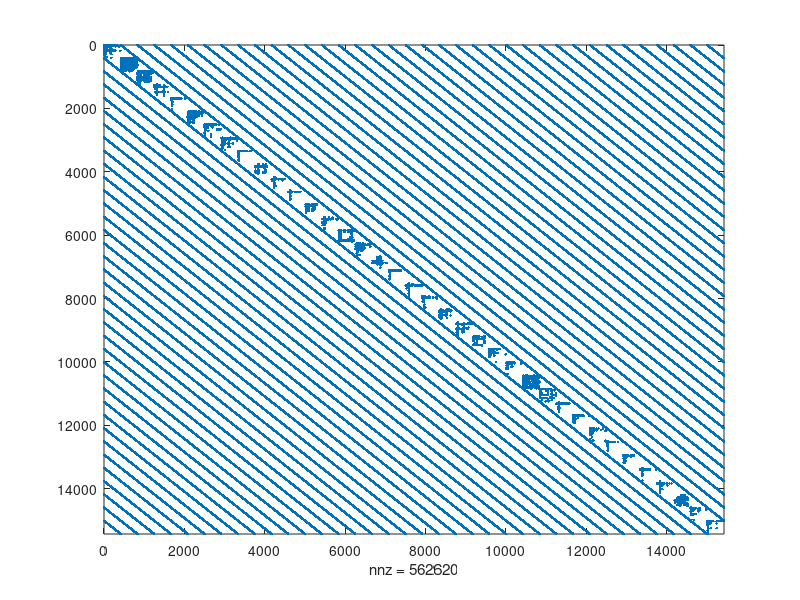

MATLAB code for this plot: (Note: this script raises an error after producing the figure.)
% Description: computes stochastic estimates of the trace and the
% diagonal of f(A)=exp(beta*A) using stochastic Rademacher vetors in order
% to obtain approximations to the Estrada index and joint subgraph 
% centralities of the European airlines multiplex network [1,2]. The 
% results for different values of s (number of Rademacher vectors) are 
% averaged over several draws of Rademacher vectors and compared with the
% explicitly computed quantities using expm and are displayed in [3, Fig. 8].
% 
% [1] Cardillo, A., Gómez-Gardenes, J., Zanin, M., Romance, M., Papo, D.,
% Del Pozo, F. & Boccaletti, S. (2013) Emergence of network features from 
% multiplexity. Sci. Rep., 3(1), 1-6.
% [2] Taylor, D. (2021) Code Release: Supracentrality. Available at 
% https://github.com/taylordr/Supracentrality.
% [3] Bergermann, K. & Stoll, M. (2021) Fast computation of matrix 
% function-based centrality measures for layer-coupled multiplex networks. 
% https://arxiv.org/abs/2104.14368v3
% 
% Kai Bergermann, 2021

%% load subroutines
addpath('../subroutines')
addpath('../subroutines/funm_kryl')

%% load intra-layer adjacency matrices
load data/multiplex_airlines_GC.mat

% extract network size
n=net.N;
L=net.T;
nL=n*L;

%% choose inter-layer coupling
interlayer_type=1;
switch interlayer_type
    case 1 % all-to-all (self-edges excluded)
        interlayer_adjacency_matrix = sparse(ones(L)-eye(L));
    case 2 % all-to-all including self-edges
        interlayer_adjacency_matrix = ones(L); 
    case 3 % temporal (uni-directional [forward])
        interlayer_adjacency_matrix = spdiags([zeros(L,1),ones(L,1)],0:1,L,L); 
end

%% assemble supra-adjacency matrix
A_intra = spalloc(nL,nL,nL);
for t=1:L
  ids = (t-1)*n + (1:n);
  A_intra(ids,ids) = net.A{t}; %intra-layer block matrix
end

omegas = 10^(0);

A = A_intra + omegas(1) * kron(interlayer_adjacency_matrix,speye(n));

% spy plot of supra-adjacency matrix
figure(1)
spy(A)

%% estimating the extremal eigevalues via an initial lanczos procedure
beta=1e-02;

% set funm_kryl parameters
param.function = @(A) expm(beta*A);        % other choices: 'expBA', 'expCF', ...
param.restart_length = 10;
param.max_restarts = 50;
param.hermitian = 1;          % set 0 if A is not Hermitian
param.V_full = 0;             % set 1 if you need Krylov basis
param.H_full = 1;             % if using rational functions you can set this 0
param.exact = [];          % if not known set to []
param.bound = 1;              % returns upper and lower bounds (after some cycles)
param.stopping_accuracy = 1e-16;  % stopping accuracy
param.inner_product = @inner_product;
param.thick = [];             % thick-restart function  
param.min_decay = 0.95;       % we desire linear error reduction of rate < .95 
param.waitbar = 0;            % show waitbar 
param.reorth_number = 0;      % #reorthogonalizations
param = param_init(param);    % check and correct param structure

[~,out] = funm_kryl(A,ones(nL,1),param);
lambda=eig(out.H_full);

lambda_min=min(lambda);
lambda_max=max(lambda);

%% subgraph centrality explicitly
% set parameter beta
beta = 5/max(lambda);

% 'exact' result computed with expm
expm_betaA = expm(beta*A);
diag_expA = diag(expm_betaA);

% update parameter beta in funm_kryl
param.function = @(A) expm(beta*A);        % other choices: 'expBA', 'expCF', ...

%% subgraph centrality diagonal estimator
% averaged dover rep many independent diagonal estimators
rep = 10;
vec_rel_error_2norm = zeros(rep,1);
vec_rel_error_EE = zeros(rep,1);
D_store = zeros(nL,rep);

% make random Rademacher vectors reproducible
rng(1);

% set number of Rademacher vectors
s = 16;

% loop over the 'rep'-many independent draws of Rademacher vectors
for i=1:rep
    tic
    
    D = zeros(nL,1);
    t = zeros(nL,1);
    q = zeros(nL,1);
    % loop over Rademacher vectors
    for k=1:s
        % generate Rademacher vector
        v_k = 2*rand(nL,1) - ones(nL,1);
        v_k(v_k<=0) = -1;
        v_k(v_k>0) = 1;
        
        % evaluate sumands using funm_kryl
        t = t + funm_kryl(A,v_k,param) .* v_k;
        
        % vector for elementwise division in diagonal estimator
        % (always the one vector for Rademacher vectors)
        q = q + v_k.^2;
        
        % update diagonal estimator
        D = t ./ q;
    end
    % store diagonal estimator result
    D_store(:,i) = D;
    
    % compute l2-error of diagonal estimation and relative error of the
    % trace for this draw of 's'-many Rademacher vectors
    vec_rel_error_2norm(i) = norm(D-diag_expA,2)/norm(diag_expA,2);
    vec_rel_error_EE(i) = abs(sum(D) - sum(diag_expA))/abs(sum(diag_expA));
    
    toc
end

% output average error over independent random Rademacher vector draws
avg_rel_error_2norm = mean(vec_rel_error_2norm)
avg_rel_error_EE = mean(vec_rel_error_EE)

